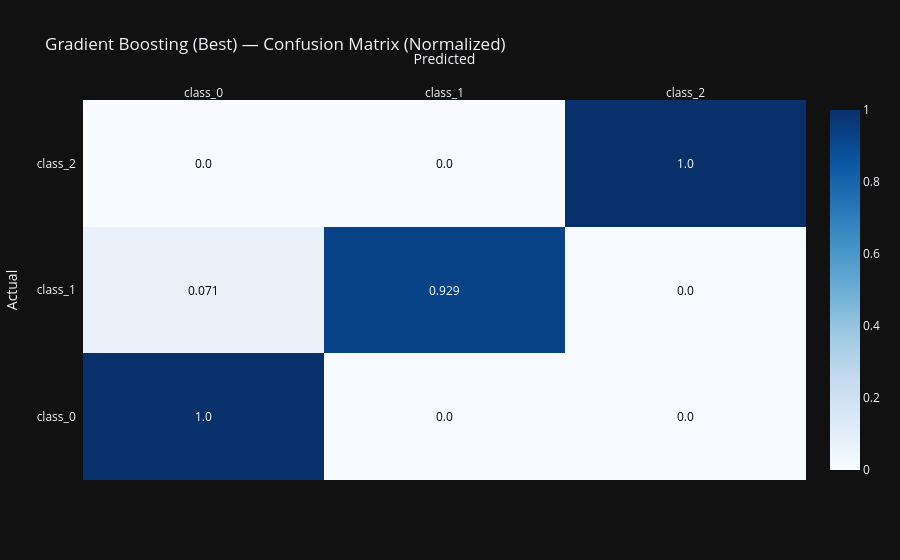

Source (notebook cell):
### Code cell
from sklearn.metrics import accuracy_score, classification_report, confusion_matrix
import plotly.figure_factory as ff

X_train, X_test, y_train, y_test = train_test_split(
    X, y, stratify=y, test_size=0.2, random_state=42
)

gb_final = GradientBoostingClassifier(
    **gs.best_params_,
    random_state=42
).fit(X_train, y_train)

y_pred = gb_final.predict(X_test)
test_acc = accuracy_score(y_test, y_pred)
print(f"Final Test Accuracy: {test_acc:.3f}")
print(classification_report(y_test, y_pred, target_names=target_names, digits=3))

cm_norm = confusion_matrix(y_test, y_pred, normalize="true")
fig = ff.create_annotated_heatmap(
    z=np.round(cm_norm, 3),
    x=list(target_names),
    y=list(target_names),
    colorscale="Blues",
    showscale=True
)
fig.update_layout(
    title="Gradient Boosting (Best) — Confusion Matrix (Normalized)",
    xaxis_title="Predicted", yaxis_title="Actual",
    template="plotly_dark"
)
fig.show()

### Figure 1 — Plotly figure (JSON) as saved in the notebook; plotly's stock layout.template omitted (floating-point values rounded to 4 significant figures)
{"data": [{"colorscale": [[0.0, "rgb(247,251,255)"], [0.125, "rgb(222,235,247)"], [0.25, "rgb(198,219,239)"], [0.375, "rgb(158,202,225)"], [0.5, "rgb(107,174,214)"], [0.625, "rgb(66,146,198)"], [0.75, "rgb(33,113,181)"], [0.875, "rgb(8,81,156)"], [1.0, "rgb(8,48,107)"]], "reversescale": false, "showscale": true, "x": ["class_0", "class_1", "class_2"], "y": ["class_0", "class_1", "class_2"], "z": [[1.0, 0.0, 0.0], [0.071, 0.929, 0.0], [0.0, 0.0, 1.0]], "type": "heatmap"}], "layout": {"annotations": [{"font": {"color": "#FFFFFF"}, "showarrow": false, "text": "1.0", "x": "class_0", "xref": "x", "y": "class_0", "yref": "y"}, {"font": {"color": "#000000"}, "showarrow": false, "text": "0.0", "x": "class_1", "xref": "x", "y": "class_0", "yref": "y"}, {"font": {"color": "#000000"}, "showarrow": false, "text": "0.0", "x": "class_2", "xref": "x", "y": "class_0", "yref": "y"}, {"font": {"color": "#000000"}, "showarrow": false, "text": "0.071", "x": "class_0", "xref": "x", "y": "class_1", "yref": "y"}, {"font": {"color": "#FFFFFF"}, "showarrow": false, "text": "0.929", "x": "class_1", "xref": "x", "y": "class_1", "yref": "y"}, {"font": {"color": "#000000"}, "showarrow": false, "text": "0.0", "x": "class_2", "xref": "x", "y": "class_1", "yref": "y"}, {"font": {"color": "#000000"}, "showarrow": false, "text": "0.0", "x": "class_0", "xref": "x", "y": "class_2", "yref": "y"}, {"font": {"color": "#000000"}, "showarrow": false, "text": "0.0", "x": "class_1", "xref": "x", "y": "class_2", "yref": "y"}, {"font": {"color": "#FFFFFF"}, "showarrow": false, "text": "1.0", "x": "class_2", "xref": "x", "y": "class_2", "yref": "y"}], "xaxis": {"dtick": 1, "gridcolor": "rgb(0, 0, 0)", "side": "top", "ticks": "", "title": {"text": "Predicted"}}, "yaxis": {"dtick": 1, "ticks": "", "ticksuffix": "  ", "title": {"text": "Actual"}}, "title": {"text": "Gradient Boosting (Best) — Confusion Matrix (Normalized)"}}}
